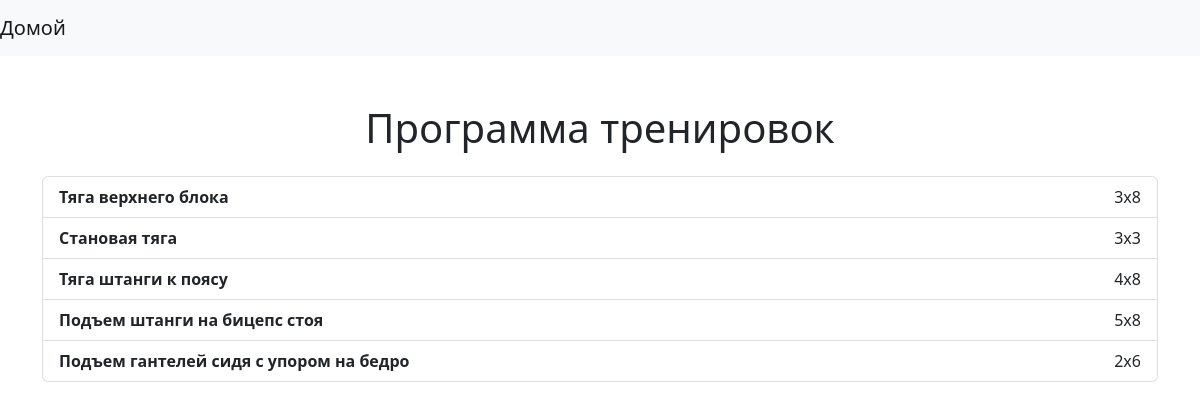
The page /combinations/intensity/workouts/3 on the database its author committed.
### models.py (models this page shows)
class Base(DeclarativeBase):
    pass

class Workouts(Base):
    __tablename__ = "workouts"
    id: Mapped [intpk]
    exercise: Mapped[str]
    intensity: Mapped[int] = mapped_column(ForeignKey('intensity.id'))
    periodicity: Mapped[str]
    combination_id:  Mapped[int] = mapped_column(ForeignKey('combinations_muscles_types.id'))
    training_number: Mapped[int]

### main.py (the view)
@app.get("/combinations/intensity/workouts/{id}", response_class=HTMLResponse)
async def enter_combination(request: Request, id: int):
    workouts = get_workouts(id)
    return templates.TemplateResponse(name="user_workouts.html", context={"request":request, "workouts": workouts})

### templates/user_workouts.html (shortened to what this page needs)
{% extends "base.html" %}
{% block content %}
<div class="container mt-5">
    <h1 class="text-center mb-4">Программа тренировок</h1>
    <ul class="list-group">
        {% for tren in workouts %}
        <li class="list-group-item d-flex flex-column justify-content-between align-items-start workout-block" data-video="{{ tren.youtube }}">
            <div class="d-flex w-100 justify-content-between">
                <span class="fw-bold me-3">{{ tren.title }}</span>
                <span class="text-end" style="width: 120px;">{{ tren.per }}</span>
            </div>
        </li>
        {% endfor %}
    </ul>
</div>
{% endblock %}

### rows shown on the page
Workouts: title "Тяга верхнего блока", per "3x8"
Workouts: title "Становая тяга", per "3x3"
Workouts: title "Тяга штанги к поясу", per "4x8"
Workouts: title "Подъем штанги на бицепс стоя", per "5x8"
Workouts: title "Подъем гантелей сидя с упором на бедро", per "2x6"
